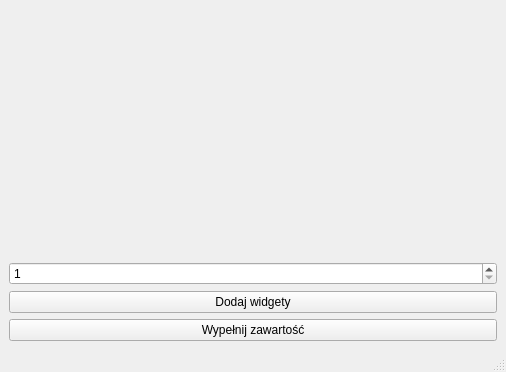
<?xml version="1.0" encoding="UTF-8"?>
<ui version="4.0">
 <class>MainWindow</class>
 <widget class="QMainWindow" name="MainWindow">
  <property name="geometry">
   <rect>
    <x>0</x>
    <y>0</y>
    <width>506</width>
    <height>372</height>
   </rect>
  </property>
  <property name="windowTitle">
   <string>MainWindow</string>
  </property>
  <widget class="QWidget" name="centralwidget">
   <layout class="QGridLayout" name="gridLayout">
    <item row="3" column="0">
     <widget class="QPushButton" name="pushButton_add">
      <property name="text">
       <string>Dodaj widgety</string>
      </property>
     </widget>
    </item>
    <item row="2" column="0">
     <widget class="QSpinBox" name="spinBox_widget_count">
      <property name="minimum">
       <number>1</number>
      </property>
      <property name="maximum">
       <number>10</number>
      </property>
     </widget>
    </item>
    <item row="0" column="0">
     <layout class="QVBoxLayout" name="verticalLayout"/>
    </item>
    <item row="4" column="0">
     <widget class="QPushButton" name="pushButton_fill">
      <property name="text">
       <string>Wypełnij zawartość</string>
      </property>
     </widget>
    </item>
    <item row="1" column="0">
     <spacer name="verticalSpacer">
      <property name="orientation">
       <enum>Qt::Vertical</enum>
      </property>
      <property name="sizeHint" stdset="0">
       <size>
        <width>20</width>
        <height>40</height>
       </size>
      </property>
     </spacer>
    </item>
   </layout>
  </widget>
  <widget class="QMenuBar" name="menubar">
   <property name="geometry">
    <rect>
     <x>0</x>
     <y>0</y>
     <width>506</width>
     <height>22</height>
    </rect>
   </property>
  </widget>
  <widget class="QStatusBar" name="statusbar"/>
 </widget>
 <resources/>
 <connections/>
</ui>
